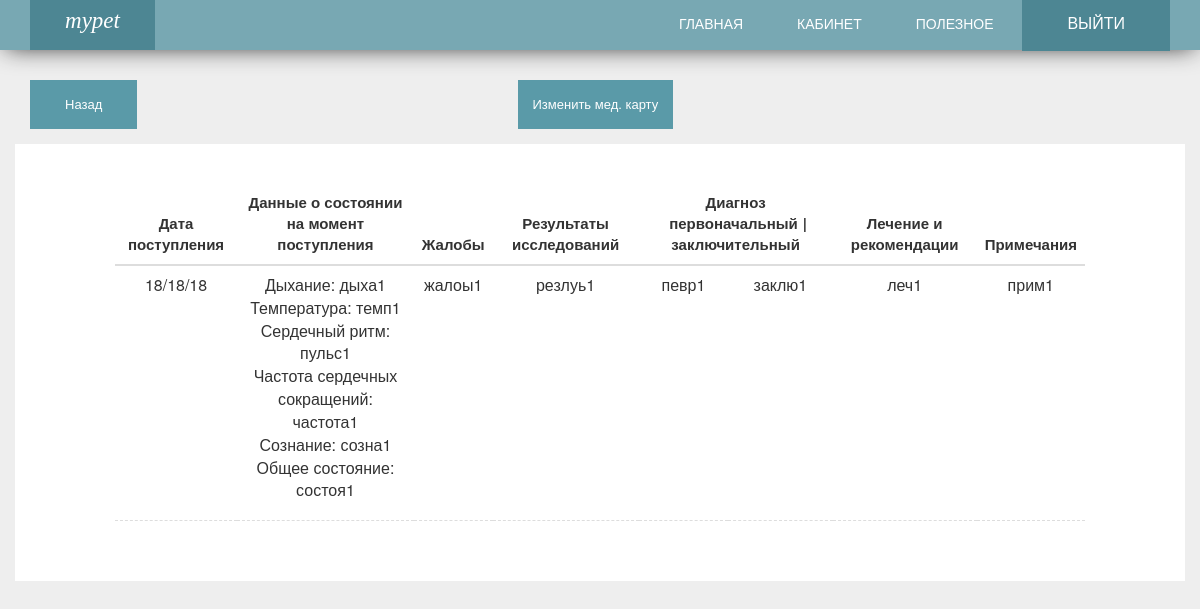
/med_karta.php?category=Собака&userIIN=123456789 (signed in), run on the app's committed database.
### tables this page shows
CREATE TABLE `med_karta` (
  `id` int(11) NOT NULL,
  `petCategory` varchar(60) NOT NULL,
  `userIIN` int(11) NOT NULL,
  `receipt_date` varchar(60) NOT NULL,
  `respiration` text NOT NULL,
  `temperature` text NOT NULL,
  `heart_rate` text NOT NULL,
  `frequency` text NOT NULL,
  `soznanie` text NOT NULL,
  `state` text NOT NULL,
  `complaint` text NOT NULL,
  `research_result` text NOT NULL,
  `initial_diagnosis` text NOT NULL,
  `final_diagnosis` text NOT NULL,
  `treatment_recom` text NOT NULL,
  `note` text NOT NULL
);

### med_karta.php (the view, shortened to what this page needs)
<?php
    require_once 'dbconnect.php';
   	$iin = $_GET['userIIN'];
	$pet_category = $_GET['category'];
?>
<html>
<head>
	<link rel="stylesheet" href="https://maxcdn.bootstrapcdn.com/bootstrap/3.3.7/css/bootstrap.min.css">
	<link rel="stylesheet" type="text/css" href="css/style.css"></link>
</head>
<body>
	<div class="total_cabinet">
		<div class="header container-fluid">
			<div class="container">
				<div class="in_header">
					<a href="index.php">
						<div class="logo">
							<p>mypet</p>
						</div>
					</a>
					<div class="right_header">
						<ul class="navbar_list">
							<li class="other"><a href="index.php">главная</a></li>
							<li class="other"><a href="cabinet.php">кабинет</a></li>
							<li class="other"><a href="poleznoe.php">полезное</a></li>
							<li class="login_button"><a href="logout.php?logout">выйти</a></li>
						</ul>
					</div>
				</div>
			</div>
		</div>
		<div class="container-fluid cabinet">
			<div class="container">
				<div class="row">
					<div class="col-lg-2 add_med_karta">
						<a href="cabinet.php"><input type="button" value="Назад" class="back_med_karta_btn"></a>
					</div>
					<?php
						$med_karta = "SELECT * FROM med_karta WHERE userIIN='$iin' AND petCategory='$pet_category'";
						$row = mysql_query($med_karta, $conn);
						if(mysql_num_rows($row) < 1){
							echo "<div class='col-lg-2 col-lg-offset-3 add_med_karta'>";
							echo "<form method='post' action='add_med_karta.php' autocomplete='off'>";
							echo "<input type='hidden' value='".$iin."' name='med_karta_iin'>";
							echo "<input type='hidden' value='".$pet_category."' name='med_karta_pet'>";
							echo "<input type='submit' value='Добавить мед. карту' class='add_med_karta_btn'>";
							echo "</form>";
							echo "</div>";
						}else{
							echo "<div class='col-lg-2 col-lg-offset-3 add_med_karta'>";
							echo "<form method='post' action='edit_med_karta.php' autocomplete='off'>";
							echo "<input type='submit' value='Изменить мед. карту' class='add_med_karta_btn'>";
							echo "</form>";
							echo "</div>";
						}
					?>
				</div>
			</div>
			<div class="info_med">
				<div class="row">
					<div class="col-lg-10 col-lg-offset-1">
						<?php
							if(mysql_num_rows($row) < 1){
								echo "<p style='text-align:center'>Нет данных</p>";
							}else{
								while($parsed = mysql_fetch_array($row, MYSQL_ASSOC)) {
									echo "<table class='table med_table'>";
									    echo "<thead>";
										    echo "<tr>";
											    echo "<th>Дата поступления</th>";
											    echo "<th>Данные о состоянии на момент поступления</th>";
											    echo "<th>Жалобы</th>";
											    echo "<th>Результаты исследований</th>";
											    echo "<th colspan='2'>Диагноз<br><span class='tabs'>первоначальный</span><span>|</span><span class='tabs'>заключительный</span></th>";
											    echo "<th>Лечение и рекомендации</th>";
											    echo "<th>Примечания</th>";
										    echo "</tr>";
										echo "</thead>";
										echo "<tbody>";
										    echo "<tr>";
											    echo "<td>".$parsed['receipt_date']."</td>";
											    echo "<td>";
											    echo "<ul style='list-style:none'>";
											    echo "<li>Дыхание: ".$parsed['respiration']."</li>";
											    echo "<li>Температура: ".$parsed['temperature']."</li>";
											    echo "<li>Сердечный ритм: ".$parsed['heart_rate']."</li>";
											    echo "<li>Частота сердечных сокращений: ".$parsed['frequency']."</li>";
											    echo "<li>Сознание: ".$parsed['soznanie']."</li>";
											    echo "<li>Общее состояние: ".$parsed['state']."</li>";
											    echo "</ul>";
											    echo "</td>";
											    echo "<td>".$parsed['complaint']."</td>";
											    echo "<td>".$parsed['research_result']."</td>";
											    echo "<td>".$parsed['initial_diagnosis']."</td>";
											    echo "<td>".$parsed['final_diagnosis']."</td>";
											    echo "<td>".$parsed['treatment_recom']."</td>";
											    echo "<td>".$parsed['note']."</td>";
											echo "</tr>";
									    echo "</tbody>";
								  	echo "</table>";
								}
							}
						?>
					</div>
				</div>
			</div>
		</div>
	</div>
</body>
</html>

### css/style.css (style rules this page uses)
* { font-style: "RobotoRegular", serif; margin: 0; padding: 0; }
html, body { height: 100%; }
.header { background-color: #78a8b3; height: 50px; -webkit-box-shadow: 0px 3px 25px -6px rgba(0,0,0,0.85); -moz-box-shadow: 0px 3px 25px -6px rgba(0,0,0,0.85); box-shadow: 0px 3px 25px -6px rgba(0,0,0,0.85); }
.logo { float: left; width: 125px; height: 50px; background-color: #4d8693; }
.logo p { padding-top: 5px; font-family: 'CaladeaBoldItalic', serif; text-align: center; color: white; font-size: 23px; font-style: italic; }
.right_header { float: right; }
.navbar_list { padding-top: 12px; list-style-type: none; }
.navbar_list li { display: inline; }
.navbar_list .other a { text-align: center; padding: 20px 25px 18px 25px; font-size: 14px; text-transform: uppercase; color: white; text-decoration: none; }
.login_button { background-color: #4d8693; margin: 0px !important; padding: 20px 25px 18px 25px !important; }
.login_button a { padding-left: 20px; padding-right: 20px !important; font-size: 16px; text-align: center; text-transform: uppercase; color: white; text-decoration: none; }
.total_cabinet { height: cover; min-height: 100%; background-color: #eeeeee; }
.table>tbody>tr>td { border-top: none !important; border-bottom: 1px dashed #ddd !important; }
.info_med { margin-top: 15px; padding: 40px 0px; background-color: white; }
.med_table th { font-size: 15px; text-align: center; }
.med_table td { text-align: center; }
.tabs { padding: 5px; }
.add_med_karta { margin-top: 30px; }
.add_med_karta_btn { text-align: center; background-color: #5a9aa8; color: white; border: none; font-size: 13px; padding: 15px 15px; }
.back_med_karta_btn { text-align: center; background-color: #5a9aa8; color: white; border: none; font-size: 13px; padding: 15px 35px; }

### data on the page
med_karta: receipt_date "18/18/18", respiration "дыха1", temperature "темп1", heart_rate "пульс1", frequency "частота1", soznanie "созна1", state "состоя1", complaint "жалоы1", research_result "резлуь1", initial_diagnosis "певр1", final_diagnosis "заклю1", treatment_recom "леч1", note "прим1"
